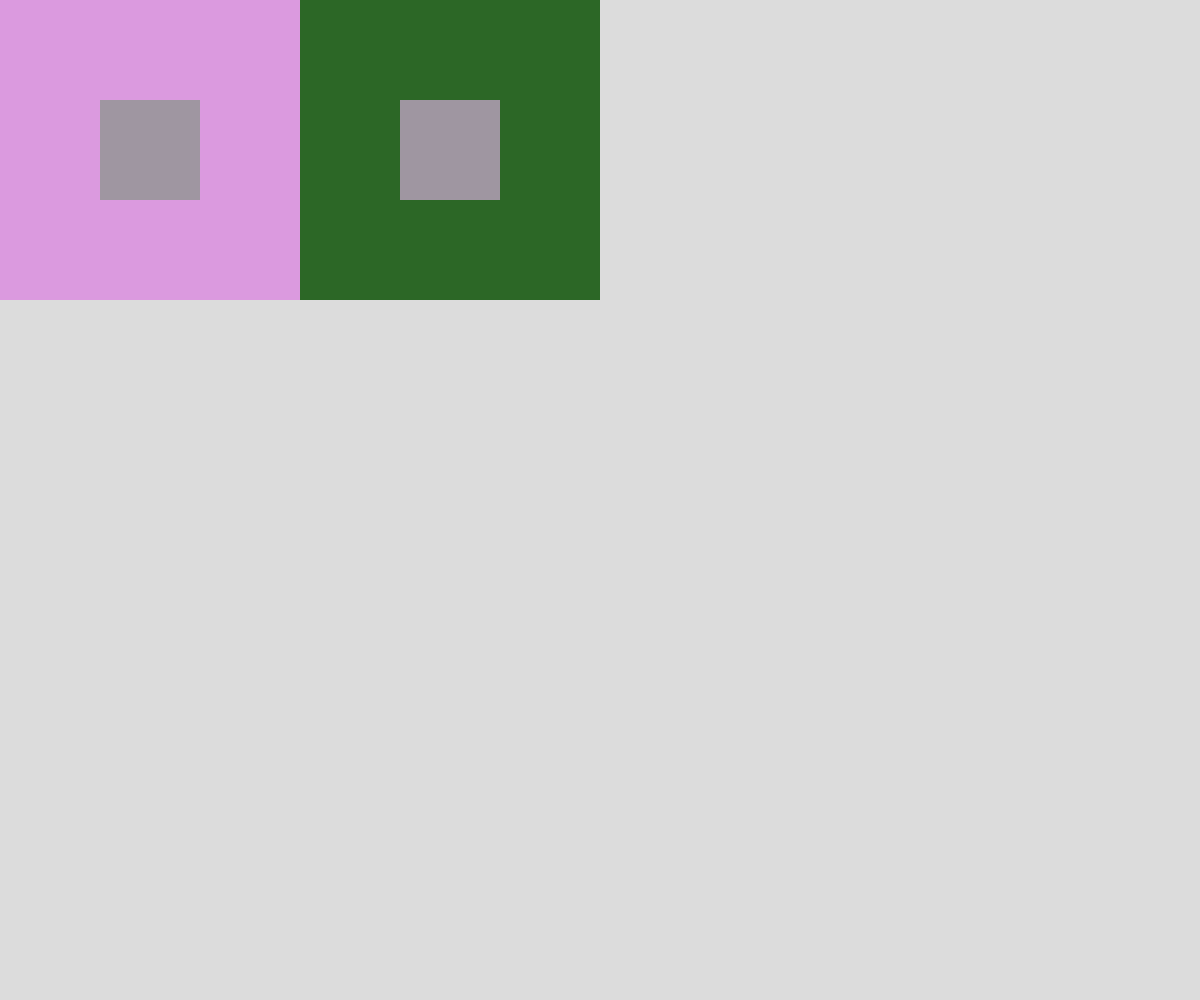
Frame 1 (no input)
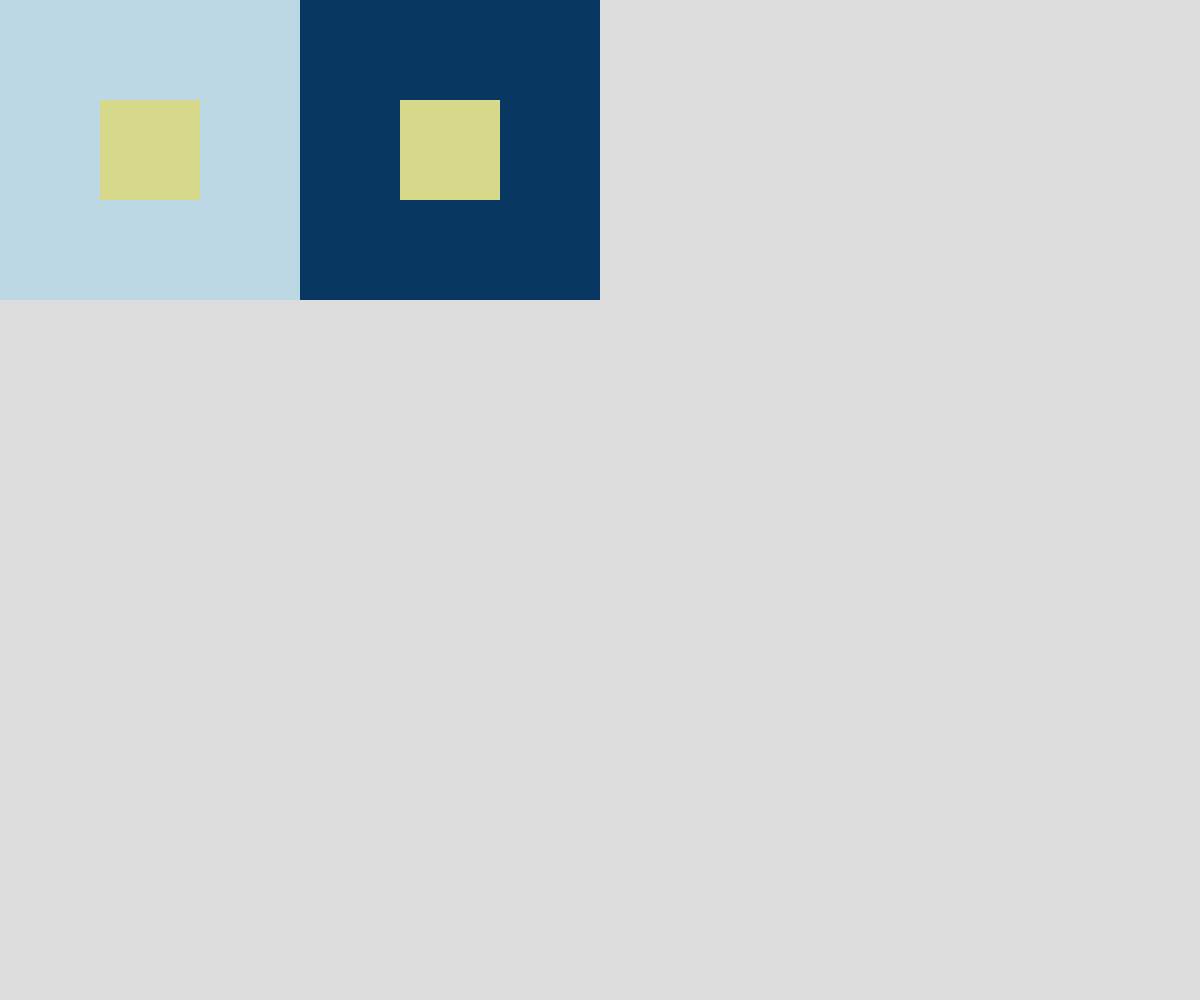
Frame 2 (the mouse pressed at the canvas centre, redrawn once)

The p5.js sketch that drew these frames (run headless with seeded random() and noise() and a simulated clock; the mouse was pressed at the canvas centre and the sketch redrawn once):

// p5.js sketch
// ── sketch.js
function setup() { 
    createCanvas(windowWidth, windowHeight);
    noStroke();
  } 
  
  function draw() { 
    background(220);
      fill(random(128,255),random(128,255),random(128,255));  
    rect(0,0,300,300);
      fill(random(0,128),random(0,128),random(0,128));  
    rect(300,0,300,300);
    fill(random(128,255),random(128,255),random(128,255));  
      rect(100,100,100,100);
      rect(400,100,100,100);
    noLoop();
  }
